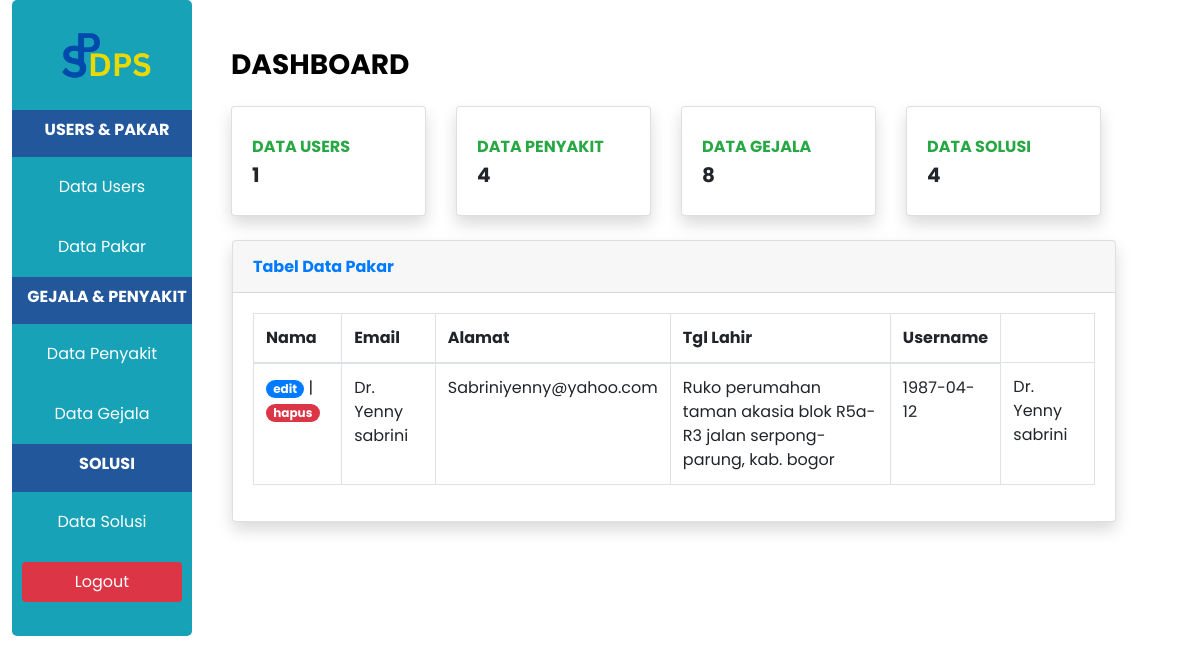
The app's page /indexPakar.php (signed in) with its own data.
### tables this page shows
CREATE TABLE `user` (
  `id_user` int NOT NULL AUTO_INCREMENT,
  `role` int NOT NULL,
  `nama` varchar(255) NOT NULL,
  `email` varchar(255) NOT NULL,
  `alamat` varchar(255) NOT NULL,
  `tgl_lahir` date NOT NULL,
  `password` varchar(300) NOT NULL,
  PRIMARY KEY (`id_user`)
);

### indexPakar.php (the view, shortened to what this page needs)
<?php
include "function.php";
$queryPasien = mysqli_query($koneksi, "SELECT * FROM user WHERE role = '2'");
$jumlahPasien = mysqli_query($koneksi, "SELECT COUNT('id_user') as jml_pasien FROM user WHERE role='1'");
$pasien = mysqli_fetch_assoc($jumlahPasien);
$jumlahPenyakit = mysqli_query($koneksi, "SELECT COUNT('id_penyakit') as jml_penyakit FROM penyakit");
$penyakit = mysqli_fetch_assoc($jumlahPenyakit);
$jumlahGejala = mysqli_query($koneksi, "SELECT COUNT('id_gejala') as jml_gejala FROM gejala");
$gejala = mysqli_fetch_assoc($jumlahGejala);
$jumlahSolusi = mysqli_query($koneksi, "SELECT COUNT('id_solusi') as jml_solusi FROM solusi");
$solusi = mysqli_fetch_assoc($jumlahSolusi);
?>
<!DOCTYPE html>
<html lang="en">
<head>
    <link rel="stylesheet" href="style.css">
    <link rel="stylesheet" href="https://stackpath.bootstrapcdn.com/bootstrap/4.4.1/css/bootstrap.min.css" />
</head>
<body>
    <div class="kiri bg-info">
        <section class="logo ">
        <a href="indexAdmin.php">
        <img src="gambar/DPS1.png" alt="" style="width: 100px; left:auto; right:auto;" class="ml-5 mr-5">
        </a>
        </section>
        <div class="sidebar-heading">
            <h5 class="font-weight-bold text-white text-uppercase teks">Users & Pakar </h5>
        </div>
        <section class="isi">
            <a class="nav-link" href="indexAdmin.php">
                <span>Data Users</span></a>
        </section>
        <section class="isi">
            <a class="nav-link" href="indexPakar.php">
                <span>Data Pakar</span></a>
        </section>
        <div class="sidebar-heading">
            <h5 class="font-weight-bold text-white text-uppercase teks">Gejala & Penyakit</h5>
        </div>
        <section class="isi">
            <a class="nav-link" href="indexPenyakit.php">
                <span>Data Penyakit</span>
            </a>
        </section>
        <section class="isi">
            <a class="nav-link" href="indexGejala.php">
                <span>Data Gejala</span>
            </a>
        </section>
        <div class="sidebar-heading">
            <h5 class="font-weight-bold text-white text-uppercase teks">Solusi</h5>
        </div>
        <section class="isi">
            <a class="nav-link" href="indexSolusi.php">
                <span>Data Solusi</span>
            </a>
        </section>
        <section class="isi">
            <a class="nav-link mb-4 bg-danger rounded" href="logout.php">
                <span>Logout</span>
            </a>
        </section>
    </div>
    <div class="kanan ">
        <div class="container-fluid mt-5 ">
            <div class="d-sm-flex align-items-center justify-content-between mb-4">
            <h1 class="h3 mb-0 text-gray-800"><strong>
                    <a  style="color: black;
    text-decoration: none;" href="indexAdmin.php">DASHBOARD</a></strong></h1>
            </div>
            <div class="row ">
                <div class="col-xl-3 col-md-6 mb-4">
                    <div class="card border-left-primary shadow h-100 py-2">
                        <div class="card-body">
                            <div class="row no-gutters align-items-center">
                                <div class="col mr-2">
                                    <div class="text-xs font-weight-bold text-success text-uppercase mb-1">Data Users</div>
                                    <div class="h5 mb-0 font-weight-bold text-gray-800"><?= $pasien['jml_pasien']; ?></div>
                                </div>
                            </div>
                        </div>
                    </div>
                </div>
                <div class="col-xl-3 col-md-6 mb-4">
                    <div class="card border-left-success shadow h-100 py-2">
                        <div class="card-body">
                            <div class="row no-gutters align-items-center">
                                <div class="col mr-2">
                                    <div class="text-xs font-weight-bold text-success text-uppercase mb-1">Data Penyakit</div>
                                    <div class="h5 mb-0 font-weight-bold text-gray-800"><?= $penyakit['jml_penyakit']; ?></div>
                                </div>
                            </div>
                        </div>
                    </div>
                </div>
                <div class="col-xl-3 col-md-6 mb-4">
                    <div class="card border-left-info shadow h-100 py-2">
                        <div class="card-body">
                            <div class="row no-gutters align-items-center">
                                <div class="col mr-2">
                                    <div class="text-xs font-weight-bold text-success text-uppercase mb-1">Data Gejala</div>
                                    <div class="h5 mb-0 font-weight-bold text-gray-800"><?= $gejala['jml_gejala']; ?></div>
                                </div>
                            </div>
                        </div>
                    </div>
                </div>
                <div class="col-xl-3 col-md-6 mb-4">
                    <div class="card border-left-warning shadow h-100 py-2">
                        <div class="card-body">
                            <div class="row no-gutters align-items-center">
                                <div class="col mr-2">
                                    <div class="text-xs font-weight-bold text-success text-uppercase mb-1">Data Solusi</div>
                                    <div class="h5 mb-0 font-weight-bold text-gray-800"><?= $solusi['jml_solusi']; ?></div>
                                </div>
                            </div>
                        </div>
                    </div>
                </div>
<div class="card shadow  ml-3 mb-12">
    <div class="card-header py-3">
        <h6 class="m-0 font-weight-bold text-primary">Tabel Data Pakar</h6>
    </div>
    <div class="card-body">
        <form method="post" encytpe="multipart/form-data">
            <table class="table table-bordered" id="dataTable" width="100%" cellspacing="0">
                <thead>
                    <tr>
                        <th>Nama</th>
                        <th>Email</th>
                        <th>Alamat</th>
                        <th>Tgl Lahir</th>
                        <th>Username</th>
                    </tr>
                </thead>
            <tbody>
                <?php while ($data = mysqli_fetch_assoc($queryPasien)) { ?>
                <tr>
                    <td>
                    <a class="badge badge-pill badge-primary" href="ubahPakar.php?id_user=<?php echo $data["id_user"]; ?>">edit</a> |
                    <a href="function.php?act=hapusPakar&id_user=<?= $data["id_user"]; ?>" onclick="return confirm('Yakin ingin menghapus data?');" class="badge badge-pill badge-danger">hapus</a>
                    </td>
                    <td><?= $data['nama']; ?></td>
                    <td><?= $data['email']; ?></td>
                    <td><?= $data['alamat']; ?></td>
                    <td><?= $data['tgl_lahir']; ?></td>
                    <td><?= $data['nama']; ?></td>
                </tr>
                <?php } ?>
            </tbody>
            </table>
        </form>
    </div>
</div>
</body>
</html>

### style.css (style rules this page uses)
*, body, html { margin: 0; padding: 0; font-family: "Poppins", sans-serif; box-sizing: border-box; scroll-behavior: smooth; }
.kiri { margin: 1%; margin-top: auto; width: 15%; height: auto; border-radius: 5px 5px 5px 5px; float: left; }
.kanan { margin: 1%; margin-top: auto; width: 75%; height: auto; float: left; }
.logo { display: flex; margin-top: 30px; margin-bottom: 30px; align-content: center; }
.teks { font-size: medium; }
.isi { text-align: center; padding: 10px; color: #4183d7; }
.sidebar-heading { color: #ffff; background-color: rgb(35, 87, 155); padding-left: 10px; padding-bottom: 10px; padding-top: 10px; text-align: center; }
.nav-link { text-align: center; color: #fff; }
.card { border: none; }

### records on screen
user: nama "Dr. Yenny sabrini", email "Sabriniyenny@yahoo.com", alamat "Ruko perumahan taman akasia blok R5a-R3 jalan serpong-parung, kab. bogor", tgl_lahir "1987-04-12"

### other values on screen
$pasien['jml_pasien'] "1"
$penyakit['jml_penyakit'] "4"
$gejala['jml_gejala'] "8"
$solusi['jml_solusi'] "4"
